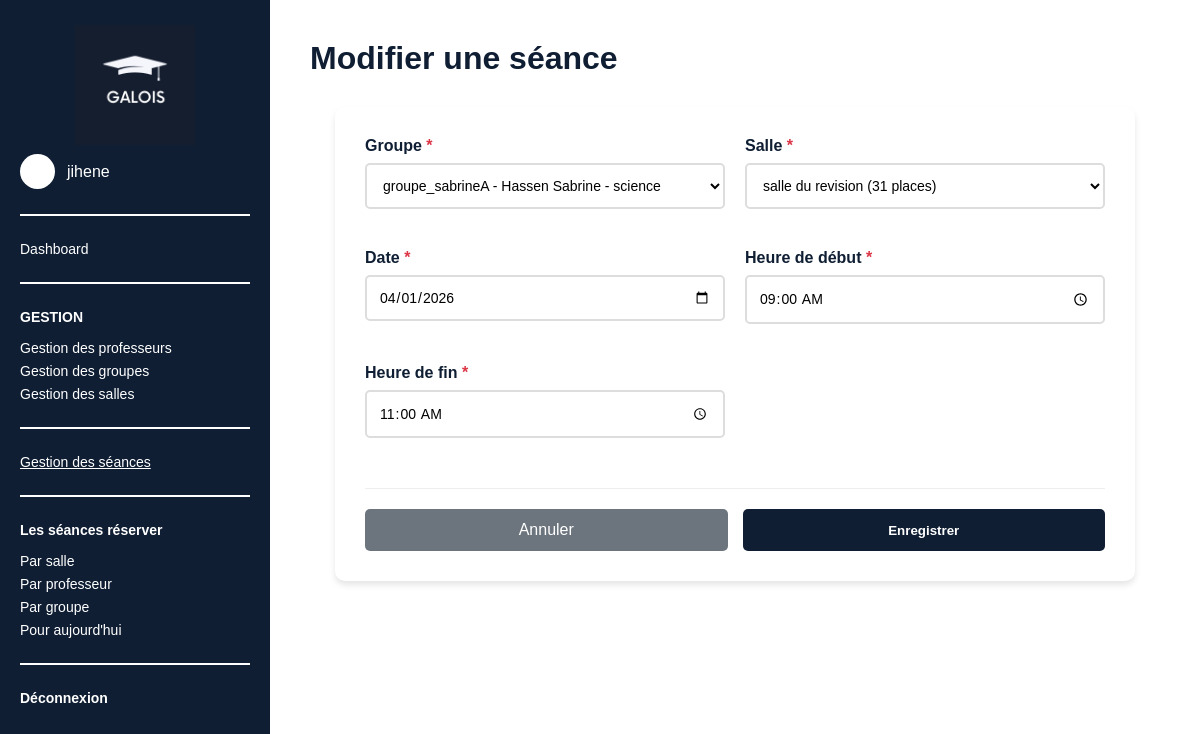
Page /seances/modifier/35/ (signed in) on the earlier database version.
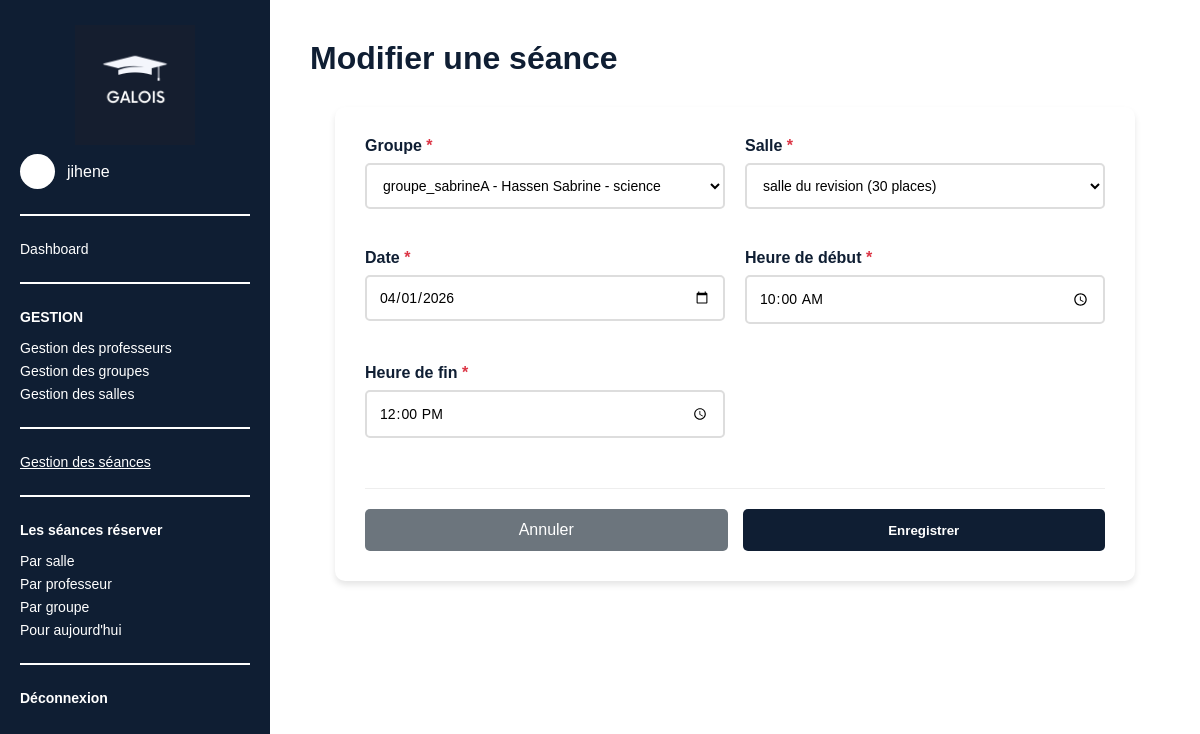
Same page on the later database version.
### emploi_du_temps/models.py (models this page shows, shortened)
class Seance(models.Model):
    groupe = models.ForeignKey(Groupe, on_delete=models.CASCADE, related_name='seances')
    salle = models.ForeignKey(Salle, on_delete=models.CASCADE, related_name='seances')
    date = models.DateField()
    heure_debut = models.TimeField()
    heure_fin = models.TimeField()
    class Meta:
        ordering = ['date', 'heure_debut']

### emploi_du_temps/views.py (the view)
# urls.py: path('seances/modifier/<int:id>/', views.modifier_seance, name='modifier_seance'),
@login_required
def modifier_seance(request, id):
    seance = get_object_or_404(Seance, id=id)
    now = timezone.localtime()
    conflits = []
    solutions = []
    if request.method == 'POST':
        form = SeanceForm(request.POST, instance=seance)
        if form.is_valid():
            seance_modifiee = form.save(commit=False)
            if seance_modifiee.date < date.today():
                conflits.append("❌ La date est déjà passée")
                solutions.append("📅 Proposez une date à partir de demain")
                solutions.append(f"📅 Suggestion: {(date.today() + timedelta(days=1)).strftime('%d/%m/%Y')}")
            elif seance_modifiee.date == date.today() and seance_modifiee.heure_debut <= now.time():
                conflits.append("❌ L'heure de début est déjà passée")
                heure_suggestion = (now + timedelta(hours=1)).strftime("%H:%M")
                heure_suggestion_fin = (now + timedelta(hours=2)).strftime("%H:%M")
                solutions.append(f"⏰ Proposez une heure après {heure_suggestion}")
                solutions.append(f"⏰ Suggestion: {heure_suggestion} - {heure_suggestion_fin}")
            else:
                conflits = seance_modifiee.valider_seance(exclude_id=id)
                if conflits:
                    solutions = generer_solutions(seance_modifiee, conflits)
                else:
                    seance_modifiee.save()
                    messages.success(request, '✓ Séance modifiée avec succès!')
                    return redirect('seances')
        else:
            for field, errors in form.errors.items():
                for error in errors:
                    if field == '__all__':
                        conflits.append(f"❌ {error}")
                    else:
                        conflits.append(f"❌ {field}: {error}")
    else:
        form = SeanceForm(instance=seance)
    return render(request, 'gestion-seances-form.html', {
        'form': form,
        'titre': 'Modifier',
        'solutions': solutions,
        'conflits': conflits
    })

### emploi_du_temps/forms.py (shortened to what this page needs)
class SeanceForm(forms.ModelForm):
    class Meta:
        model = Seance
        fields = ['groupe', 'salle', 'date', 'heure_debut', 'heure_fin']
        widgets = {
            'groupe': forms.Select(attrs={'class': 'form-control'}),
            'salle': forms.Select(attrs={'class': 'form-control'}),
            'date': forms.DateInput(attrs={
                'class': 'form-control',
                'type': 'date',
                'min': date.today().isoformat()
            }),
            'heure_debut': forms.TimeInput(attrs={'class': 'form-control', 'type': 'time'}),
            'heure_fin': forms.TimeInput(attrs={'class': 'form-control', 'type': 'time'}),
        }
    def __init__(self, *args, **kwargs):
        super().__init__(*args, **kwargs)
        self.fields['groupe'].queryset = Groupe.objects.filter(professeur__isnull=False, matiere__isnull=False)
        self.fields['salle'].queryset = Salle.objects.all()

### emploi_du_temps/models.py (called while the page is built)
    def __str__(self):
        return self.nom

    def __str__(self):
        return f"{self.prenom} {self.nom}"

    def __str__(self):
        return f"{self.nom} ({self.capacite} places)"

### emploi_du_temps/templates/gestion-seances-form.html (shortened to what this page needs)
<!DOCTYPE html>
<html lang="fr">
<head>
    {% load static %}
</head>
<body>
    <div class="container">
        <aside class="sidebar">
            <div class="logo-box">
                <img src="{% static 'images/logo.png' %}" alt="Logo" class="logo-sidebar">
            </div>
            <div class="admin-line">
                <div class="small-avatar"></div>
                <span>{{ request.user.username }}</span>
            </div>
            <hr>
            <a href="{% url 'dashboard' %}">Dashboard</a>
            <hr>
            <p class="menu-title">GESTION</p>
            <a href="{% url 'professeurs' %}">Gestion des professeurs</a>
            <a href="{% url 'groupes' %}">Gestion des groupes</a>
            <a href="{% url 'salles' %}">Gestion des salles</a>
            <hr>
            <a href="{% url 'seances' %}" class="active">Gestion des séances</a>
            <hr>
            <p class="menu-title">Les séances réserver</p>
            <a href="{% url 'emploi_salle' %}">Par salle</a>
            <a href="{% url 'emploi_professeur' %}">Par professeur</a>
            <a href="{% url 'emploi_groupe' %}">Par groupe</a>
            <a href="{% url 'emploi_today' %}">Pour aujourd'hui</a>
            <hr>
            <a href="{% url 'logout' %}" class="logout">Déconnexion</a>
        </aside>
        <main class="content">
            <h1>{{ titre }} une séance</h1>
            <div class="form-container">
                <form method="post" id="seanceForm">
                    <div class="form-row">
                        <div class="form-group">
                            <label for="id_groupe">Groupe <span class="required">*</span></label>
                            {{ form.groupe }}
                        </div>
                        <div class="form-group">
                            <label for="id_salle">Salle <span class="required">*</span></label>
                            {{ form.salle }}
                        </div>
                        <div class="form-group">
                            <label for="id_date">Date <span class="required">*</span></label>
                            {{ form.date }}
                        </div>
                        <div class="form-group">
                            <label for="id_heure_debut">Heure de début <span class="required">*</span></label>
                            {{ form.heure_debut }}
                        </div>
                        <div class="form-group">
                            <label for="id_heure_fin">Heure de fin <span class="required">*</span></label>
                            {{ form.heure_fin }}
                        </div>
                    </div>
                    <div class="form-actions">
                        <a href="{% url 'seances' %}" class="btn-cancel">Annuler</a>
                        <button type="submit" class="btn-submit">Enregistrer</button>
                    </div>
                </form>
            </div>
        </main>
    </div>
</body>
</html>

Differences in the rows shown:
changed Seance "groupe_sabrineA - Hassen Sabrine - science": salle "salle du revision (31 places)" → "salle du revision (30 places)"; heure_debut "09:00:00" → "10:00:00"; heure_fin "11:00:00" → "12:00:00"
